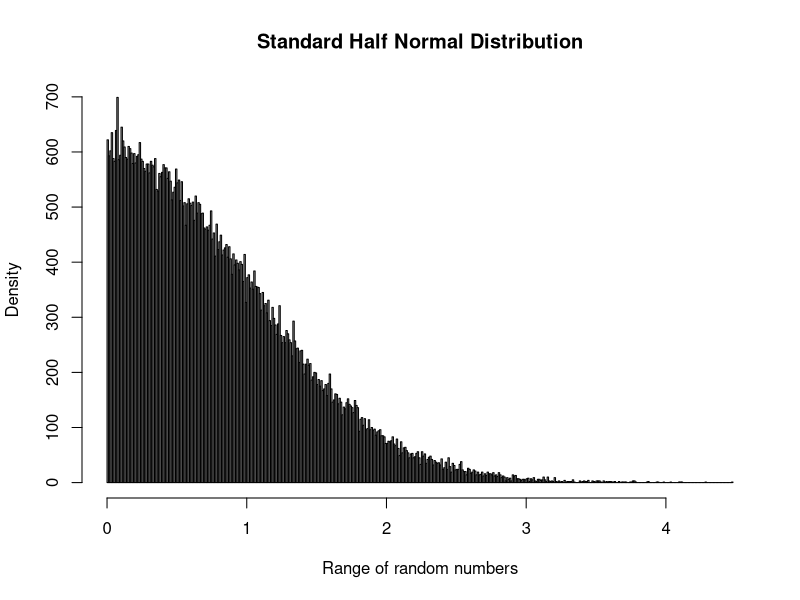

The R source for this figure:
n <- 100000	 #No of values generated
c <- ((2 * exp(1)) / pi )^(1/2) 
x <- runif(n)
x <- -log(x)
u <- runif(n)

g <- exp(-x)
f <- ((2/pi) ^ (1/2)) * (exp(-(x^2)/2))

rd <- x[(g*c*u) < f]

cat("Acceptance probability, Theoretical = ", 1/c, ", Stimulated = ", length(rd)/n, "\n")
cat("Mean, Theoretical = ", (2/pi)^(1/2), ", Stimulated = ", mean(rd), "\n")
cat("Variance, Theoretical = ", 1 - (2/pi), ", Stimulated = ", var(rd), "\n")
cat("Standard Deviation, Theoretical = ", (1 - 2/pi)^(1/2), ", Stimulated = ", sd(rd), "\n")

hist(rd, main="Standard Half Normal Distribution", xlab="Range of random numbers", ylab="Density", breaks=500)
dev.copy(png,"plot2.png");
dev.off ();
rm(list = ls())